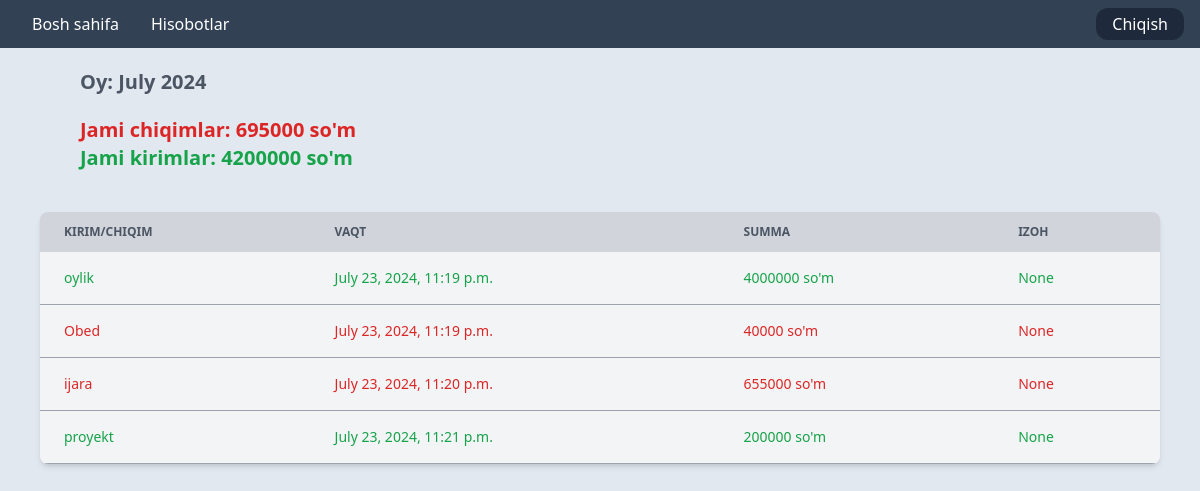
Page /this_mont_reports/ (signed in) on the earlier database version.
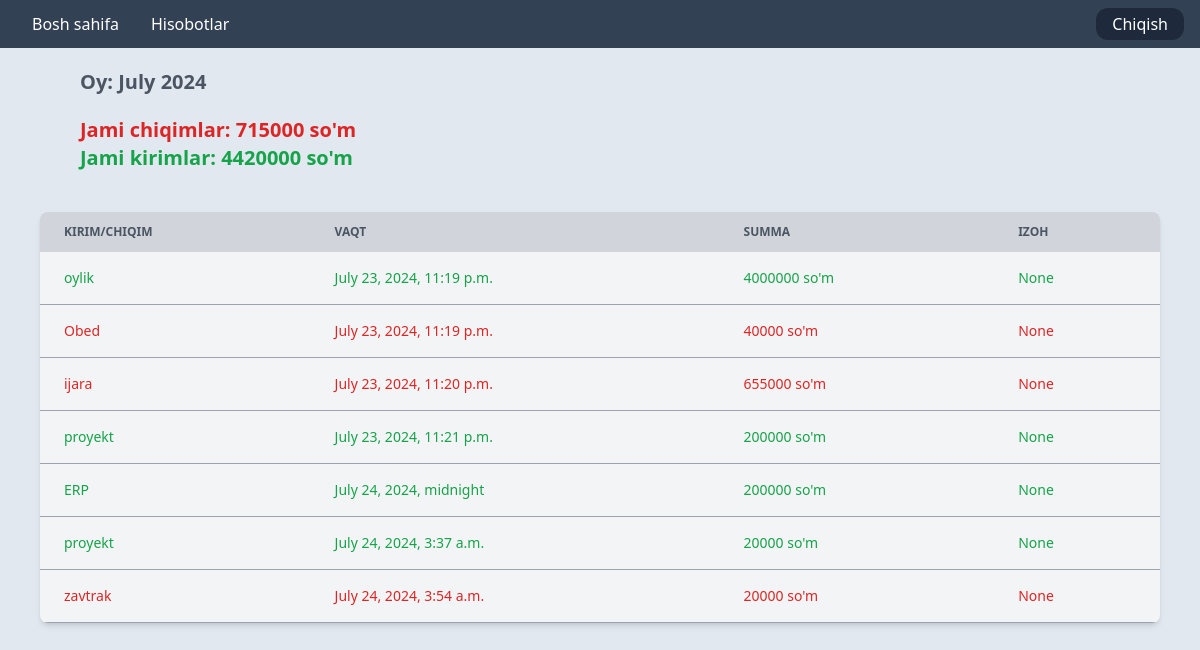
Same page on the later database version.
### app_income_expense/models.py (models this page shows, shortened)
class Reports(models.Model):
    user = models.ForeignKey(Users, on_delete=models.CASCADE)
    activity = models.CharField(max_length=800, null=True)
    comment = models.CharField(max_length=1000, null=True)
    timestamp = models.DateTimeField(auto_now_add=True)
    amount = models.IntegerField(null=True)
    is_income = models.BooleanField(default=False, null=True)
    is_expense = models.BooleanField(default=False, null=True)
    class Meta:
        db_table = 'Reports'

### app_income_expense/views.py (the view)
# urls.py: path('this_mont_reports/', views.FilterThisMonth.as_view(), name='this-month-reports'),
class FilterThisMonth(View):
    def get(self, request):
        today = date.today()
        first_day_of_month = today.replace(day=1)
        last_day_of_month = today.replace(day=1) + timedelta(days=32)
        last_day_of_month = last_day_of_month.replace(day=1) - timedelta(days=1)
        month_expenses = 0
        month_incomes = 0
        month_reports = models.Reports.objects.filter(
            timestamp__date__range=[first_day_of_month, last_day_of_month],
            user=request.user,
        )
        for report in month_reports:
            if report.is_income:
                month_incomes += report.amount
            elif report.is_expense:
                month_expenses += report.amount
        context = {
            'current_month': today.strftime('%B %Y'),
            'month_expenses': month_expenses,
            'month_incomes': month_incomes,
            'month_reports': month_reports,
        }
        return render(request, 'income_expenses/reports/this_month_reports.html', context=context)

### templates/income_expenses/reports/this_month_reports.html (shortened to what this page needs)
{% extends 'base.html' %}
{% block content %}
<div class="text-gray-600 text-xl font-semibold mt-5 ml-20">
    Oy: {{ current_month }}
</div>
<div class="text-red-600 text-xl font-semibold mt-5 ml-20">
    Jami chiqimlar: {{ month_expenses }} so'm
</div>
<div class="text-green-600 text-xl font-semibold ml-20">
    Jami kirimlar: {{ month_incomes }} so'm
</div>
    <div class=" mt-10 ml-10 mr-10 relative overflow-x-auto shadow-md sm:rounded-lg">
        <table class="w-full text-sm text-left rtl:text-right">
            <thead class="text-xs text-white uppercase bg-gray-300 dark:text-white">
                <tr>
                    <th scope="col" class="text-gray-600 px-6 py-3">
                        Kirim/chiqim
                    </th>
                    <th scope="col" class="px-6 py-3 text-gray-600">
                        vaqt
                    </th>
                    <th scope="col" class="px-6 py-3 text-gray-600">
                        summa
                    </th>
                    <th scope="col" class=" text-gray-600 px-6 py-3">
                        Izoh
                    </th>
                </tr>
            </thead>
            {% for report in month_reports %}
                {% if report.is_income == True %}
                    <tbody>
                        <tr class="bg-gray-100 border-b border-gray-400">
                            <th scope="row" class="text-green-600 px-6 py-4 font-medium">
                                {{ report.activity }}
                            </th>
                            <td class="text-green-600 px-6 py-4 ">
                                {{ report.timestamp }}
                            </td>
                            <td class="text-green-600 px-6 py-4">
                                {{ report.amount }} so'm
                            </td>
                            <td class="text-green-600 px-6 py-4">
                                {{ report.comment }}
                            </td>
                        </tr>
                    </tbody>
                {% else %}
                    <tbody>
                        <tr class="bg-gray-100 border-b border-gray-400">
                            <th scope="row" class="text-red-600 px-6 py-4 font-medium">
                                {{ report.activity }}
                            </th>
                            <td class="text-red-600 px-6 py-4 ">
                                {{ report.timestamp }}
                            </td>
                            <td class="text-red-600 px-6 py-4">
                                {{ report.amount }} so'm
                            </td>
                            <td class="text-red-600 px-6 py-4">
                                {{ report.comment }}
                            </td>
                        </tr>
                    </tbody>
                {% endif %}
            {% endfor %}
        </table>
    </div>
{% endblock content %}

Differences in the rows shown:
added Reports: activity "ERP", timestamp "July 24, 2024, midnight", amount "200000", comment "None"
added Reports: activity "proyekt", timestamp "July 24, 2024, 3:37 a.m.", amount "20000", comment "None"
added Reports: activity "zavtrak", timestamp "July 24, 2024, 3:54 a.m.", amount "20000", comment "None"
Other differences:
{{ month_expenses }}: "695000" → "715000"
{{ month_incomes }}: "4200000" → "4420000"
